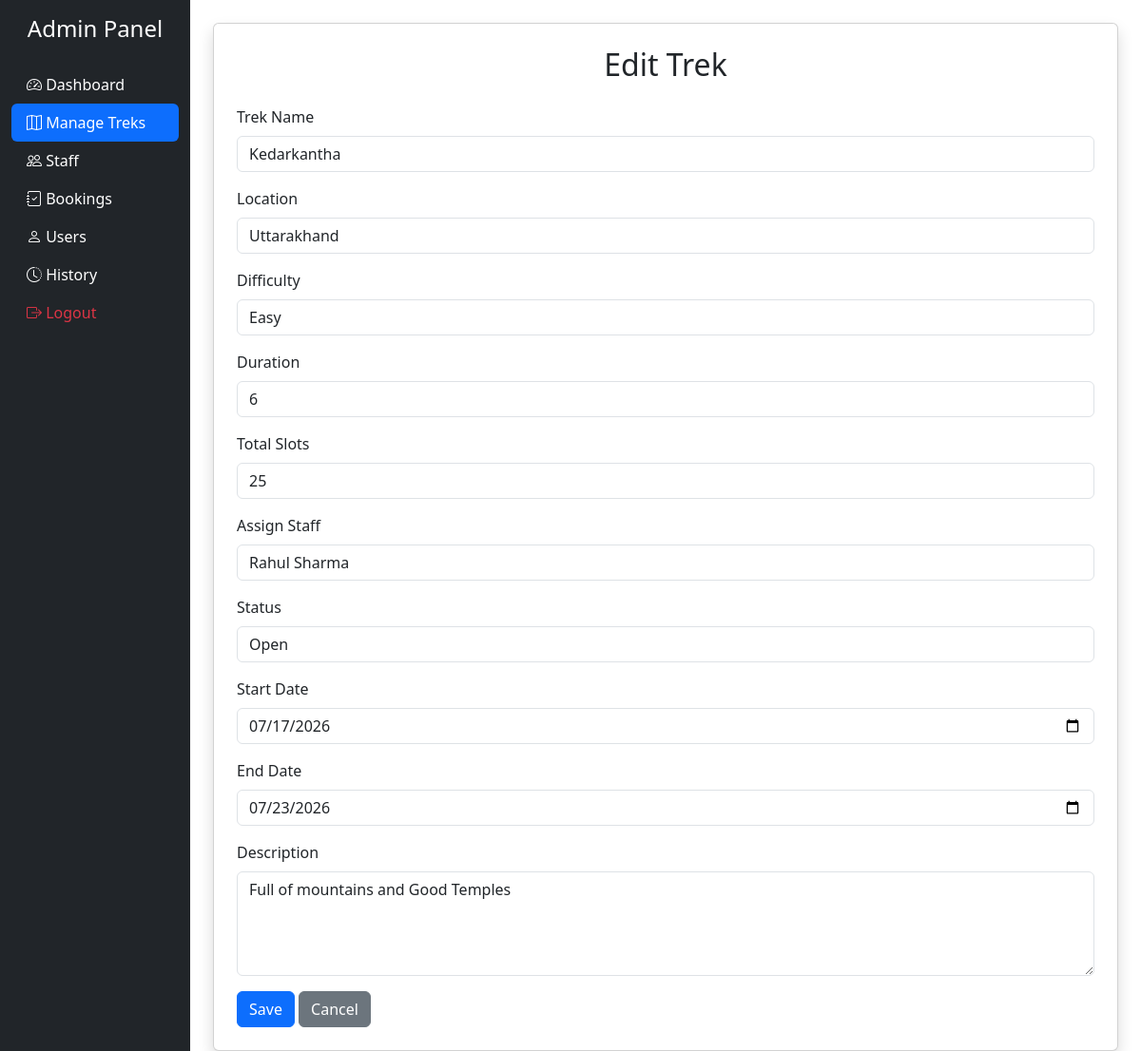
The app's page /admin/edit_trek/1 (signed in) with its own data.
### app.py (models this page shows)
class Trek(db.Model) :
    __tablename__="trek"
    id = db.Column(db.Integer, primary_key=True)
    trek_name = db.Column(db.String(100), nullable=False)
    location = db.Column(db.String(500), nullable=False)
    difficulty = db.Column(db.String(20), nullable=False) # Easy / Moderate / Hard
    duration = db.Column(db.Integer, nullable=False)  # In Days
    available_slots = db.Column(db.Integer, nullable=False)
    total_slots = db.Column(db.Integer, nullable=False)
    start_date = db.Column(db.Date, nullable=False)
    end_date = db.Column(db.Date, nullable=False)
    desc = db.Column(db.Text)
    status = db.Column(db.String(50), nullable=False)
    assigned_staff_id = db.Column(db.Integer , db.ForeignKey("user.id"))
    bookings = db.relationship("Booking")
    staff = db.relationship("User",foreign_keys=[assigned_staff_id])

class User(db.Model) :
    __tablename__ = "user"
    id = db.Column(db.Integer, primary_key=True)
    name = db.Column(db.String(100), nullable=False)
    email = db.Column(db.String(100), unique=True, nullable=False)
    password = db.Column(db.String(250), nullable=False)
    role = db.Column(db.String(15), nullable=False)
    contact = db.Column(db.String(15), nullable=False)
    approved = db.Column(db.Boolean, default=False)
    blacklisted = db.Column(db.Boolean, default=False)

### app.py (the view, shortened to what this page needs)
@app.route("/admin/edit_trek/<int:id>", methods=["POST", "GET"])
def edit_trek(id):
    if "user_id" not in session or session.get("user_role") != "admin":
        return redirect(url_for("login"))
    trek=Trek.query.filter_by(id=id).first()
    staff_all = User.query.filter_by(role='staff', approved=True, blacklisted=False).all()
    return render_template('admin/edit_trek.html', trek=trek, staff_all=staff_all)

### app.py (called while the page is built)
@app.after_request  ##----->>>> for the website cache memory to be flused out
def add_header(response):
    response.headers["Cache-Control"] = "no-cache, no-store, must-revalidate"
    response.headers["Pragma"] = "no-cache"
    response.headers["Expires"] = "0"
    return response

### templates/admin/edit_trek.html (shortened to what this page needs)
{% extends 'base.html' %}
{% block body %}
<div class="container-fluid">
    <div class="row">
        <div class="col-md-2 bg-dark min-vh-100">
            <h4 class="text-white text-center mt-3">
                Admin Panel
            </h4>
            <div class="nav flex-column mt-4">
                <a href="{{ url_for('admin_dashboard') }}" class="nav-link text-white">
                    <i class="bi bi-speedometer2"></i> Dashboard
                </a>
                <a href="{{ url_for('manage_treks') }}" class="nav-link bg-primary text-white rounded">
                    <i class="bi bi-map"></i> Manage Treks
                </a>
                <a href="{{ url_for('manage_staff') }}" class="nav-link text-white">
                    <i class="bi bi-people"></i> Staff
                </a>
                <a href="{{ url_for('bookings') }}" class="nav-link text-white">
                    <i class="bi bi-journal-check"></i> Bookings
                </a>
                <a href="{{ url_for('manage_users') }}" class="nav-link text-white">
                    <i class="bi bi-person"></i> Users
                </a>
                <a href="{{ url_for('admin_history') }}" class="nav-link text-white">
                    <i class="bi bi-clock-history"></i> History
                </a>
                <a href="{{ url_for('logout') }}" class="nav-link text-danger">
                    <i class="bi bi-box-arrow-right"></i> Logout
                </a>
            </div>
        </div>
        <div class="col-md-10">
            <div class="container mt-4">
                <div class="card shadow p-4">
                    <h2 class="text-center mb-4">Edit Trek</h2>
                    <form action="{{url_for('edit_trek', id=trek.id)}}" method="POST">
                        <div class="mb-3">
                            <label class="form-label">Trek Name</label>
                            <input type="text" name="trek_name" value="{{trek.trek_name}}" class="form-control"
                                required>
                        </div>
                        <div class="mb-3">
                            <label class="form-label">Location</label>
                            <input type="text" name="location" value="{{ trek.location }}" class="form-control"
                                required>
                        </div>
                        <div class="mb-3">
                            <label class="form-label">Difficulty</label>
                            <select name="difficulty" class="form-control">
                                <option value="Easy" {% if trek.difficulty=="Easy" %} selected {% endif %}>
                                    Easy
                                </option>
                            </select>
                        </div>
                        <div class="mb-3">
                            <label class="form-label">Duration</label>
                            <input type="number" name="duration" value="{{ trek.duration }}" class="form-control"
                                required>
                        </div>
                        <div class="mb-3">
                            <label class="form-label">Total Slots</label>
                            <input type="number" name="total_slots" value="{{ trek.total_slots }}" class="form-control"
                                required>
                        </div>
                        <div class="mb-3">
                            <label class="form-label">Assign Staff</label>
                            <select name="assigned_staff_id" class="form-control">
                                {% for staff in staff_all %}
                                <option value="{{ staff.id }}" {% if trek.assigned_staff_id==staff.id %} selected {%
                                    endif %}>
                                    {{ staff.name }}
                                </option>
                                {% endfor %}
                            </select>
                        </div>
                        <div class="mb-3">
                            <label class="form-label">Status</label>
                            <input type="text" name="status" value="{{ trek.status }}" class="form-control"
                                required>
                        </div>
                        <div class="mb-3">
                            <label class="form-label">Start Date</label>
                            <input type="date" name="start_date" value="{{ trek.start_date.strftime('%Y-%m-%d') }}"
                                class="form-control" required>
                        </div>
                        <div class="mb-3">
                            <label class="form-label">End Date</label>
                            <input type="date" name="end_date" value="{{ trek.end_date.strftime('%Y-%m-%d') }}"
                                class="form-control" required>
                        </div>
                        <div class="mb-3">
                            <label class="form-label">Description</label>
                            <textarea name="desc" class="form-control" rows="4">{{ trek.desc }}</textarea>
                        </div>
                        <button class="btn btn-primary" type="submit">Save</button>
                        <a href="{{ url_for('manage_treks') }}" class="btn btn-secondary"> Cancel </a>
                    </form>
                </div>
            </div>
        </div>
    </div>
</div>
{% endblock %}

### templates/base.html (style rules this page uses)
.nav-link { transition:0.3s; }

### records on screen
Trek: trek_name "Kedarkantha", location "Uttarakhand", difficulty "Easy", duration "6", total_slots "25", assigned_staff_id "Rahul Sharma", status "Open", start_date "07/17/2026", end_date "07/23/2026", desc "Full of mountains and Good Temples"
